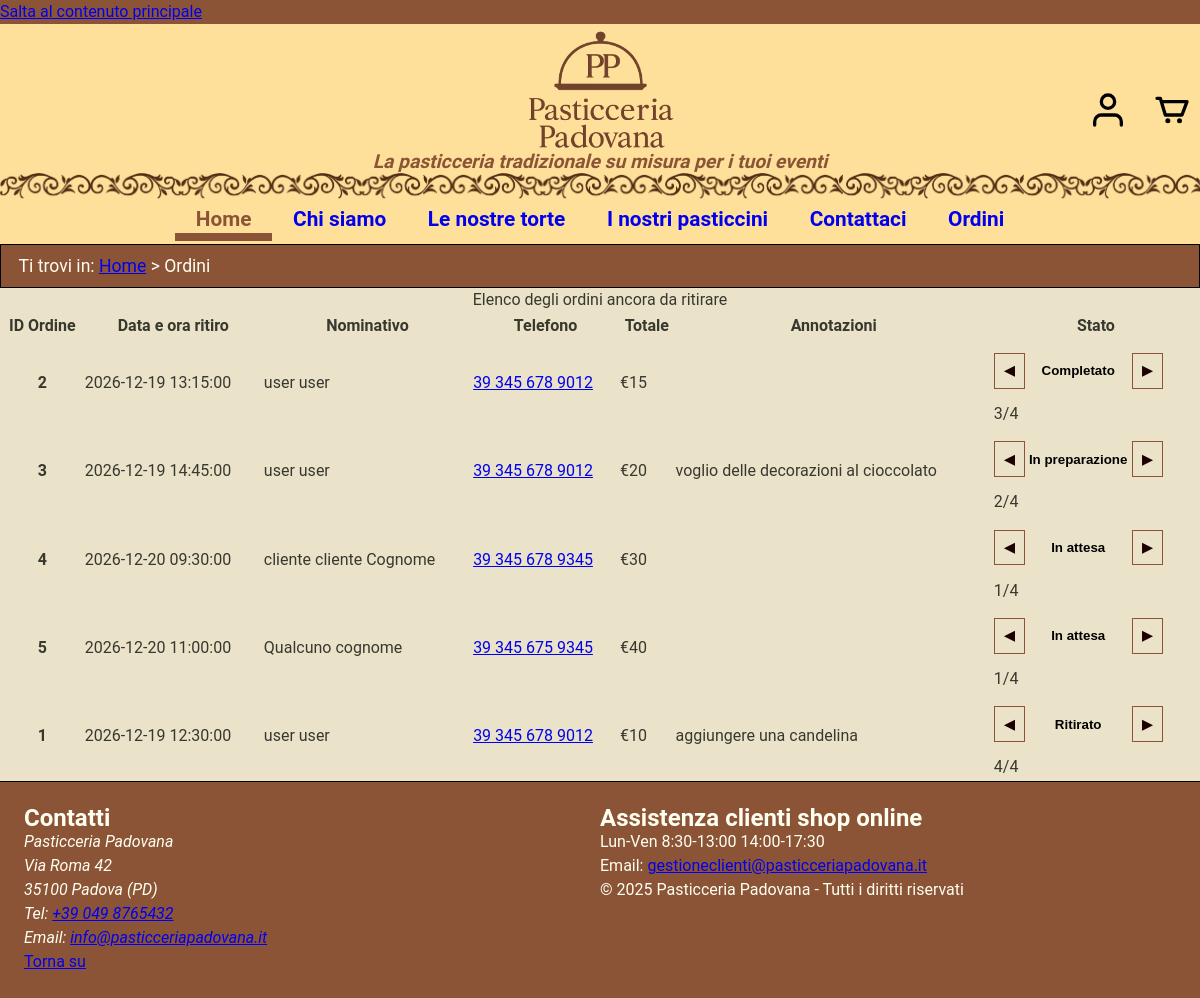
The page /site/php/ordiniAdmin.php on the database its author committed.
### tables this page shows
CREATE TABLE ordine (
  id int not null,
  ritiro datetime not null,
  ordinazione datetime,
  numero int,
  persona varchar(60) not null,
  nome varchar(20),
	cognome varchar(20),
  telefono varchar(15),
  annotazioni varchar(300),
  stato int not null,
  totale float,
  PRIMARY KEY(id),
  FOREIGN KEY (persona) REFERENCES persona(email)
);

### site/php/dbConnection.php (called while the page is built, shortened)
<?php
class DBAccess{
    private $connection;
    public function openDBConnection(){
        $this->connection = mysqli_connect(
            DBAccess::HOST_DB,
            DBAccess::USERNAME,
            DBAccess::PASSWORD,
            DBAccess::DATABASE_NAME
        );
        if(mysqli_connect_errno())
			return false;
		else
			return true;
    }
    public function getOrdini(){
        $querySelect="SELECT id, ritiro, nome, cognome, telefono, annotazioni, stato, totale FROM ordine WHERE ritiro >= DATE_SUB(CURDATE(), INTERVAL 7 DAY) ORDER BY ritiro ASC, stato ASC";
        $queryResult = mysqli_query($this->connection, $querySelect);
        if (mysqli_num_rows($queryResult)>0){
            $Ritirati=array();
            $NonRitirati=array();
            $Progresso=[1=>'in attesa', 2=>'in preparazione', 3=>'completato', 4=>'ritirato'];
            while ($row = mysqli_fetch_assoc($queryResult)){
                foreach ($row as $key => $value) {
                    if ($value === null) {
                        $row[$key] = '';
                    }
                }
                $row['progresso']=$Progresso[$row['stato']];
                if ($row['stato']==4){
                    array_push($Ritirati,$row);
                }else{
                    array_push($NonRitirati,$row);
                }
            }
            return array_merge($NonRitirati, $Ritirati);
        }else{
            return null;
        }
    }
}

### site/php/ordiniAdmin.php (the view, shortened to what this page needs)
<?php
require_once "dbConnection.php";
$paginaHTML = file_get_contents('../html/ordiniAdmin.html');
$db = new DBAccess();
$connessione = $db->openDBConnection();
$tabella="";
if($connessione){
	$Ordini = $db->getOrdini();
	if ($Ordini!=null){
        $tabella .= "<p id=\"descr\" class=\"visually-hidden\">Tabella che elenca tutte le ordinazioni ancora da ritirare ordinate in base a data e ora di ritiro.
                    Ogni riga descrive un'ordinazione con numero identificativo dell'ordine, data e ora di ritiro, nominativo e telefono del cliente,
                     costo totale, eventuali annotazioni e stato dell'ordine. Lo stato dell'ordine può essere: in attesa, in preparazione, completato o ritirato</p>
        <table class=\"contenuto\" aria-describedby=\"descr\">
            <caption>Elenco degli ordini ancora da ritirare</caption>
            <thead>
                <tr>
                    <th scope=\"col\" abbr=\"ID\">ID Ordine</th>
                    <th scope=\"col\" abbr=\"Ritiro\">Data e ora ritiro</th>
                    <th scope=\"col\" abbr=\"Nome\">Nominativo</th>
                    <th scope=\"col\" abbr=\"Tel\">Telefono</th>
                    <th scope=\"col\" abbr=\"Tot\">Totale</th>
                    <th scope=\"col\" abbr=\"Note\">Annotazioni</th>
                    <th scope=\"col\">Stato</th>
                </tr>
            </thead>
            <tbody>";
        foreach($Ordini as $Ordine){
            $idSelect = "stato-ordine-" . (int)$Ordine['id'];
            $tabella .="<tr>
                <th scope=\"row\">".htmlspecialchars($Ordine['id'])."</th>
                <td data-title=\"Ritiro\"><time datetime=\"".htmlspecialchars($Ordine['ritiro'])."\">".htmlspecialchars($Ordine['ritiro'])."</time></td>
                <td data-title=\"Nominativo\">".htmlspecialchars($Ordine['nome'])." ".htmlspecialchars($Ordine['cognome'])."</td>
                <td data-title=\"Telefono\"><a href=\"tel:+".htmlspecialchars($Ordine['telefono'])."\">".htmlspecialchars($Ordine['telefono'])."</a></td>
                <td data-title=\"Totale\"><data value=\"".number_format($Ordine['totale'])."\">€".number_format($Ordine['totale'])."</data></td>
                <td data-title=\"Annotazioni\">".htmlspecialchars($Ordine['annotazioni'])."</td>
                <td data-title=\"Stato\">
                <div class=\"stato-ordine\">
                    <button type=\"button\" class=\"prev\" aria-label=\"Stato precedente\">
                    ◀
                    </button>
                    <label class=\"visually-hidden\" for=\"$idSelect\">
                    Stato ordine
                    </label>
                    <select id=\"$idSelect\" name=\"stato\" aria-label=\"Stato ordine\">
                        <option value=\"1\" " . ($Ordine['stato'] == 1 ? 'selected' : '') . ">In attesa</option>
                        <option value=\"2\" " . ($Ordine['stato'] == 2 ? 'selected' : '') . ">In preparazione</option>
                        <option value=\"3\" " . ($Ordine['stato'] == 3 ? 'selected' : '') . ">Completato</option>
                        <option value=\"4\" " . ($Ordine['stato'] == 4 ? 'selected' : '') . ">Ritirato</option>
                    </select>
                    <button type=\"button\" class=\"next\" aria-label=\"Stato successivo\">
                    ▶
                    </button>
                </div>
                <span class=\"progresso-stato\">".number_format($Ordine['stato'])."/4</span>
                </td>
            </tr>";
        }
        $tabella .= "</tbody></table>";
	}else{
		$tabella ="<p> Nessun ordine in attesa </p>";
	}
} else {
	$tabella = "<p>I sistemi sono momentaneamente fuori servizio, ci scusiamo per il disagio</p>";
}
$paginaHTML = str_replace("[TabellaOrdini]", $tabella, $paginaHTML);
echo $paginaHTML;
?>

### site/css/style.css (style rules this page uses)
* { padding: 0em; margin: 0em; }
:root { --bgcolor: #8b5437; --hoverbgcolor: color-mix(in srgb, var(--#8b5437) 80%, white); --txtcolor:#38382f; --txtsuccesscolor: #2e7d32; --txterrorcolor: #c0392b; --menubgcolor:#ffe09a; --menutextcolor: #1c0101; --menubgcurrentpage:#8b5437; --menutextcurrentpage:#8b5437; --breadcolor:#8b5437; --breadtxtcolor:#fffff1; --mainbgcolor: #EAE3C9; --contentbgcolorscuro:#1c0101; --contenttxtcolorscuro:#1c0101; --contentbgcolorchiaro:#EAE3C9; --contenttxtcolorchiaro:#EAE3C9; --visitedcolor: #3455db; --activecolor: #FF0000; --buttoncolor: #8b5437; }
html, body { font-size: 100%; font-family: "Lexend", Roboto, sans-serif; line-height: 1.5em; }
body { background-color: var(--bgcolor); color: var(--txtcolor); margin: 0em; grid-template-columns: auto auto auto; grid-template-areas: "h h h" "n n n" "b b b" "c c c" "f f f"; }
main { background-color: var(--mainbgcolor); }
.contenuto { max-width: 1200px; width: 100%; margin: auto; }
header { grid-area: h; background-color: var(--menubgcolor); position: relative; border: none; }
header::after { content: ""; position: absolute; bottom: 0; left: 0; width: 100%; height: 30px; background-image: url("../img/bordo_header.png"); background-repeat: repeat-x; background-size: auto 30px; }
header .contenuto { display: grid; grid-template-areas: "t l p"; grid-template-columns: 1fr auto 1fr; width: 100%; align-items: center; }
#logo { grid-area: l; text-align: center; padding-top:0.4em; padding-bottom: 29px; }
#logo h1 { background-image: url("../img/logo_compresso.png"); background-size: contain; background-repeat: no-repeat; background-position: center; text-indent: -999em; font-size: 5em; line-height: 1.5em; }
#logo p { font-style: italic; font-weight: 800; font-size: larger; color: #8b5437; }
.sirivennela-regular { font-family: "Sirivennela", sans-serif; font-weight: bold; font-style: normal; }
#pulsantiMenu { grid-area: p; display: flex; justify-content: flex-end; gap: 1.5em; padding-right: 0.5em; }
.bottoneCarrello svg, .bottoneProfilo svg { width: 2.5em; height: 2.5em; }
#menu { grid-area: n; background-color: var(--menubgcolor); }
#menu .contenuto { display: flex; flex-wrap: wrap; width: 100%; font-size: 1.3em; color: var(--menutextcolor); }
#menu ul { list-style-type: none; text-align: center; justify-content: center; }
#menu ul li { position: relative; font-weight: bold; padding: 0 1em 0.5em 1em; }
#menu { padding: 0.2em; }
#menu ul li a { text-decoration: none; }
#menu ul #currentlink { color: var(--menubgcurrentpage); }
#menu ul li a::after { content: ""; position: absolute; left: 50%; bottom: 0; width: 0; height: 0.4em; background-color: var(--menubgcurrentpage); transform: translateX(-50%); transition: width 0.3s ease; }
#menu ul #currentlink::after { content: ""; position: absolute; left: 0; bottom: 0; width: 100%; height: 0.4em; background-color: var(--menubgcurrentpage); }
#breadcrumb { background-color: var(--breadcolor); color: var(--breadtxtcolor); font-size: 1.1em; border: 1px solid black; padding: 0.5em 0em 0.5em 1.0em; }
#breadcrumb .contenuto { text-align: left; width: 100%; grid-area: b; }
button, .pulsanteGenerico { margin: 1em 0 1em 0; background-color: transparent; color: var(--contenttxtcolorscuro); text-transform: uppercase; font-weight: bold; padding: 0.7em; border: var(--bgcolor) 1px solid; cursor: pointer; transition: all 0.3s ease; }
.stato-ordine select { appearance: none; border: none; background: transparent; font-weight: 600; text-align: center; }
.progresso-stato { align-items: center; }
footer { grid-area: f; background-color: var(--breadcolor); color: var(--breadtxtcolor); padding: 1.5em; border-top: 1px solid black; }
footer .contenuto { display: grid; grid-template-columns: 1fr 1fr; align-items: top; }
#contatti { grid-column: 1; }
#assistenzaClienti { grid-column: 2; }

### rows shown on the page
ordine: id "2", ritiro "2026-12-19 13:15:00", nome "user", cognome "user", telefono "39 345 678 9012", totale "15", stato "Completato", stato "3"
ordine: id "3", ritiro "2026-12-19 14:45:00", nome "user", cognome "user", telefono "39 345 678 9012", totale "20", annotazioni "voglio delle decorazioni al cioccolato", stato "In preparazione", stato "2"
ordine: id "4", ritiro "2026-12-20 09:30:00", nome "cliente", cognome "cliente Cognome", telefono "39 345 678 9345", totale "30", stato "In attesa", stato "1"
ordine: id "5", ritiro "2026-12-20 11:00:00", nome "Qualcuno", cognome "cognome", telefono "39 345 675 9345", totale "40", stato "In attesa", stato "1"
ordine: id "1", ritiro "2026-12-19 12:30:00", nome "user", cognome "user", telefono "39 345 678 9012", totale "10", annotazioni "aggiungere una candelina", stato "Ritirato", stato "4"
